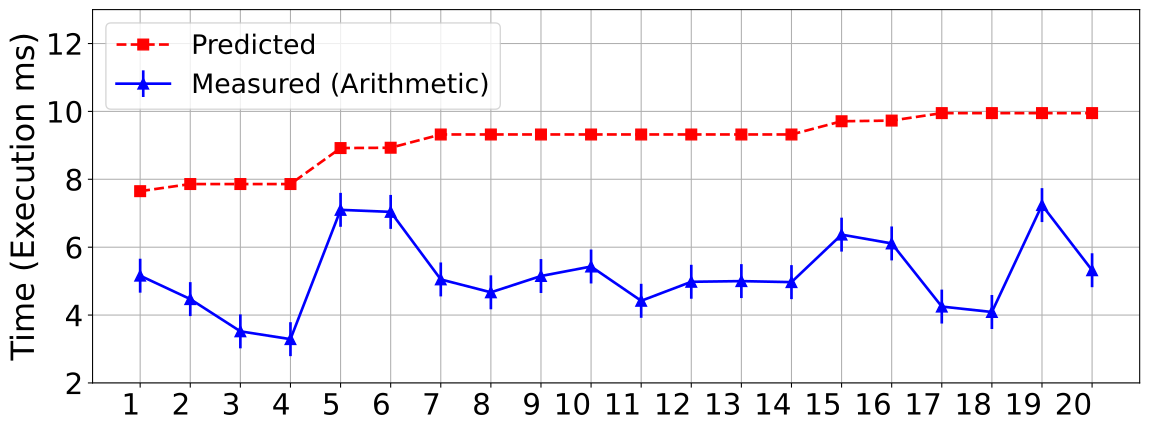

Write the Python code that produced this figure.
import matplotlib.pyplot as plt
import numpy as np
import os


# ===== MEASURED VS PREDICTED TIMES =====
# Schedule UID                    : Measured (ms)  Predicted (ms)  Difference (%)
# --------------------------------------------------------------------------------
# SCH-B1G3L1M4-G242-91e0         :         5.16            7.65          -32.47%
# SCH-M1G3L1B4-G197-d983         :         4.47            7.86          -43.11%
# SCH-B1G3M3L2-G264-55fd         :         3.52            7.86          -55.25%
# SCH-M1G3B3L2-G221-aa43         :         3.29            7.86          -58.15%
# SCH-B1G3M4L1-G887-bedf         :         7.10            8.92          -20.38%
# SCH-B1G3M5-G371-1b53           :         7.04            8.93          -21.16%
# SCH-M1G4L1B3-G342-004c         :         5.05            9.32          -45.77%
# SCH-B1G4L1M3-G409-6144         :         4.67            9.32          -49.83%
# SCH-B1G4M4-G409-d184           :         5.15            9.32          -44.69%
# SCH-B1G4M3L1-G927-bdfc         :         5.43            9.32          -41.75%
# SCH-B1G4M2L2-G580-9446         :         4.42            9.32          -52.52%
# SCH-M1G4B4-G342-6005           :         4.98            9.32          -46.56%
# SCH-M1G4B3L1-G927-eb72         :         5.00            9.32          -46.38%
# SCH-M1G4B2L2-G552-321a         :         4.97            9.32          -46.67%
# SCH-M1G3B4L1-G966-3016         :         6.37            9.71          -34.45%
# SCH-M1G3B5-G383-804a           :         6.11            9.73          -37.23%
# SCH-G3B1M3L2-G468-7a79         :         4.25            9.95          -57.29%
# SCH-G3B2M2L2-G643-5baa         :         4.09            9.95          -58.84%
# SCH-G3B1M4L1-G990-c506         :         7.24            9.95          -27.17%
# SCH-G3B2M3L1-G990-8f4c         :         5.32            9.95          -46.53%


labels = [str(i) for i in range(1, 21)]

measured = np.array(
    [
        5.16,
        4.47,
        3.52,
        3.29,
        7.10,
        7.04,
        5.05,
        4.67,
        5.15,
        5.43,
        4.42,
        4.98,
        5.00,
        4.97,
        6.37,
        6.11,
        4.25,
        4.09,
        7.24,
        5.32,
    ]
)

predicted = np.array(
    [
        7.65,
        7.86,
        7.86,
        7.86,
        8.92,
        8.93,
        9.32,
        9.32,
        9.32,
        9.32,
        9.32,
        9.32,
        9.32,
        9.32,
        9.71,
        9.73,
        9.95,
        9.95,
        9.95,
        9.95,
    ]
)

# Increase font size globally but keep axis tick labels smaller
# plt.rcParams.update({"font.size": 12})  # Base font size for most elements

# Plot
x = np.arange(len(labels))
plt.figure(figsize=(12, 5))  # Slightly increase height for better label spacing
plt.plot(x, predicted, "r--", marker="s", markersize=8, label="Predicted", linewidth=2)
plt.errorbar(
    x,
    measured,
    yerr=0.5,
    fmt="b-",
    marker="^",
    markersize=8,
    label="Measured (Arithmetic)",
    linewidth=2,
)

plt.xticks(x, labels, ha="right", fontsize=22)
plt.ylabel("Time (Execution ms)", fontsize=24)
plt.yticks(fontsize=22)  # Set y-axis tick label font size
plt.ylim(2, 13)  # Set y-axis range with more space at top
plt.legend(fontsize=20, loc="upper left")
plt.grid(True)
plt.tight_layout(pad=0.8)
plt.subplots_adjust(bottom=0.2)


base_dir = os.path.dirname(os.path.abspath(__file__))
plt.savefig(
    os.path.join(base_dir, "figure_5_b_prediction_vs_measured_tmax.svg"),
    bbox_inches="tight",
)
